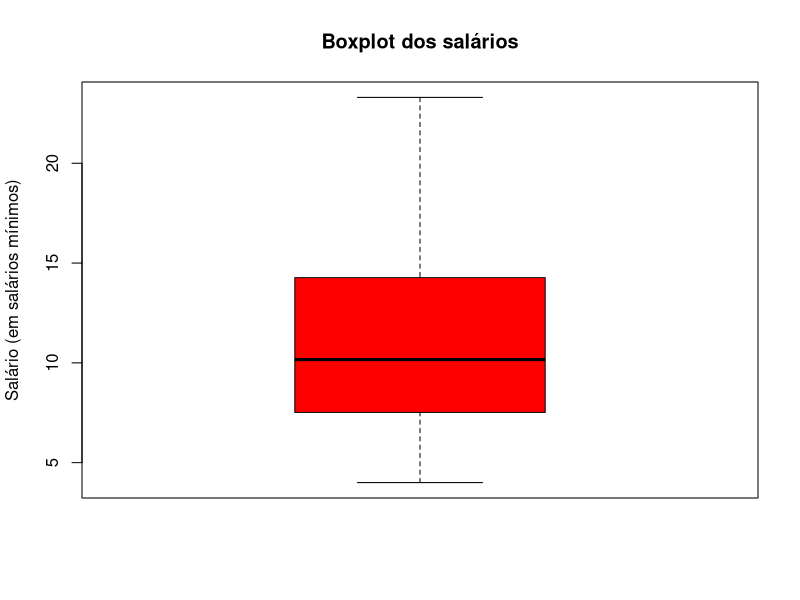
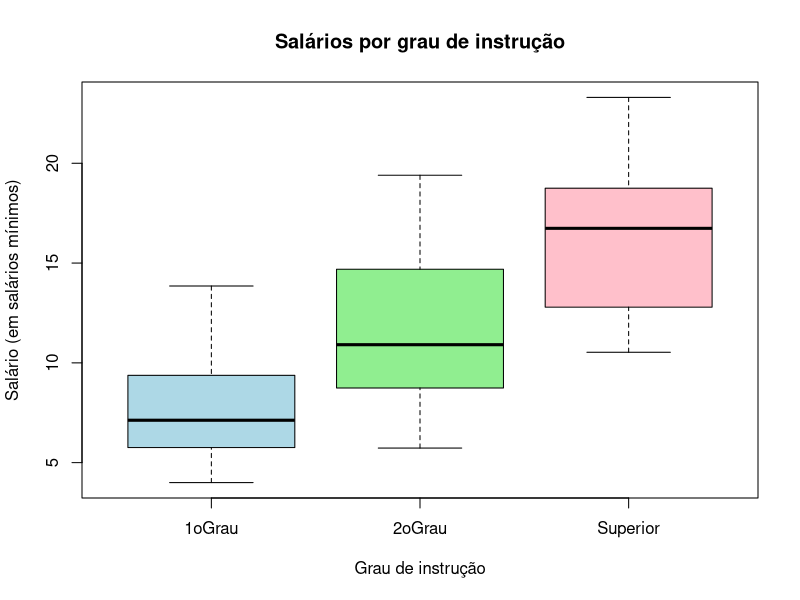

The R script that drew these images, in order:
## ---- chunk 1
# Dados do arquivo dados-bussab.txt, incluídos aqui para deixar o relatório em um só arquivo.
dados_txt <- c(
  "1 solteiro 1oGrau 0 4.00 26 3 interior",
  "2 casado 1oGrau 1 4.56 32 10 capital",
  "3 casado 1oGrau 2 5.25 36 5 capital",
  "4 solteiro 2oGrau 0 5.73 20 10 outro",
  "5 solteiro 1oGrau 0 6.26 40 7 outro",
  "6 casado 1oGrau 0 6.66 28 0 interior",
  "7 solteiro 1oGrau 0 6.86 41 0 interior",
  "8 solteiro 1oGrau 0 7.39 43 4 capital",
  "9 casado 2oGrau 1 7.59 34 10 capital",
  "10 solteiro 2oGrau 0 7.44 23 6 outro",
  "11 casado 2oGrau 2 8.12 33 6 interior",
  "12 solteiro 1oGrau 0 8.46 27 11 capital",
  "13 solteiro 2oGrau 0 8.74 37 5 outro",
  "14 casado 1oGrau 3 8.95 44 2 outro",
  "15 casado 2oGrau 0 9.13 30 5 interior",
  "16 solteiro 2oGrau 0 9.35 38 8 outro",
  "17 casado 2oGrau 1 9.77 31 7 capital",
  "18 casado 1oGrau 2 9.80 39 7 outro",
  "19 solteiro Superior 0 10.53 25 8 interior",
  "20 solteiro 2oGrau 0 10.76 37 4 interior",
  "21 casado 2oGrau 1 11.06 30 9 outro",
  "22 solteiro 2oGrau 0 11.59 34 2 capital",
  "23 solteiro 1oGrau 0 12.00 41 0 outro",
  "24 casado Superior 0 12.79 26 1 outro",
  "25 casado 2oGrau 2 13.23 32 5 interior",
  "26 casado 2oGrau 2 13.60 35 0 outro",
  "27 solteiro 1oGrau 0 13.85 46 7 outro",
  "28 casado 2oGrau 0 14.69 29 8 interior",
  "29 casado 2oGrau 5 14.71 40 6 interior",
  "30 casado 2oGrau 2 15.99 35 10 capital",
  "31 solteiro Superior 0 16.22 31 5 outro",
  "32 casado 2oGrau 1 16.61 36 4 interior",
  "33 casado Superior 3 17.26 43 7 capital",
  "34 solteiro Superior 0 18.75 33 7 capital",
  "35 casado 2oGrau 2 19.40 48 11 capital",
  "36 casado Superior 3 23.30 42 2 interior"
)
dados <- read.table(text = paste(dados_txt, collapse = "\n"), header = FALSE)
names(dados) <- c("funcionario", "estado_civil", "grau_instrucao", "filhos",
                  "salario", "idade_anos", "idade_meses", "regiao")
dados$grau_instrucao <- as.factor(dados$grau_instrucao)
## ---- chunk 2
# Comando para importação direta do arquivo:
# dados <- read.table("dados-bussab.txt", header = FALSE)

# Leitura a partir do objeto dados_txt já carregado no relatório
dados <- read.table(text = paste(dados_txt, collapse = "\n"), header = FALSE)

# Seis primeiras observações
head(dados, 6)
## ---- chunk 3
# Número de observações (linhas)
nrow(dados)

# Número de variáveis (colunas)
ncol(dados)
## ---- chunk 4
# Atribuição de nomes às variáveis
names(dados) <- c("funcionario", "estado_civil", "grau_instrucao", "filhos",
                  "salario", "idade_anos", "idade_meses", "regiao")
names(dados)
## ---- chunk 5
# Estrutura inicial do banco
str(dados)
## ---- chunk 6
# Conversões de tipo
dados$funcionario <- as.character(dados$funcionario)
dados$estado_civil <- factor(dados$estado_civil)
dados$grau_instrucao <- factor(dados$grau_instrucao,
                               levels = c("1oGrau", "2oGrau", "Superior"),
                               ordered = TRUE)
dados$regiao <- factor(dados$regiao)

# Estrutura após as conversões
str(dados)
## ---- chunk 7
# Criação da idade em anos com parte fracionária
dados$idade <- dados$idade_anos + dados$idade_meses / 12

# Seis primeiras observações das colunas de idade
head(dados[, c("idade_anos", "idade_meses", "idade")], 6)
## ---- chunk 8
# Estado civil
freq_abs_ec <- table(dados$estado_civil)
freq_rel_ec <- prop.table(freq_abs_ec)
tabela_ec <- data.frame(
  Estado_civil = names(freq_abs_ec),
  Freq_absoluta = as.vector(freq_abs_ec),
  Freq_relativa = round(as.vector(freq_rel_ec), 4)
)
tabela_ec

# Grau de instrução
freq_abs_gi <- table(dados$grau_instrucao)
freq_rel_gi <- prop.table(freq_abs_gi)
tabela_gi <- data.frame(
  Grau_instrucao = names(freq_abs_gi),
  Freq_absoluta = as.vector(freq_abs_gi),
  Freq_relativa = round(as.vector(freq_rel_gi), 4)
)
tabela_gi

# Região de procedência
freq_abs_reg <- table(dados$regiao)
freq_rel_reg <- prop.table(freq_abs_reg)
tabela_reg <- data.frame(
  Regiao = names(freq_abs_reg),
  Freq_absoluta = as.vector(freq_abs_reg),
  Freq_relativa = round(as.vector(freq_rel_reg), 4)
)
tabela_reg
## ---- chunk 9
# Estado civil (%)
tabela_ec_pct <- data.frame(
  Estado_civil = names(freq_abs_ec),
  Porcentagem = round(as.vector(freq_rel_ec) * 100, 2)
)
tabela_ec_pct

# Grau de instrução (%)
tabela_gi_pct <- data.frame(
  Grau_instrucao = names(freq_abs_gi),
  Porcentagem = round(as.vector(freq_rel_gi) * 100, 2)
)
tabela_gi_pct

# Região de procedência (%)
tabela_reg_pct <- data.frame(
  Regiao = names(freq_abs_reg),
  Porcentagem = round(as.vector(freq_rel_reg) * 100, 2)
)
tabela_reg_pct
## ---- chunk 10
# Moda de Estado civil
names(which.max(freq_abs_ec))

# Moda de Grau de instrução
names(which.max(freq_abs_gi))

# Moda de Região de procedência
names(which.max(freq_abs_reg))
## ---- chunk 11
freq_abs_filhos <- table(dados$filhos)
freq_rel_filhos <- prop.table(freq_abs_filhos)

tabela_filhos <- data.frame(
  Filhos = as.numeric(names(freq_abs_filhos)),
  Freq_abs = as.vector(freq_abs_filhos),
  Freq_rel = round(as.vector(freq_rel_filhos), 4),
  Porcentagem = round(as.vector(freq_rel_filhos) * 100, 2),
  Freq_ac_abs = as.vector(cumsum(freq_abs_filhos)),
  Freq_ac_rel = round(as.vector(cumsum(freq_rel_filhos)), 4),
  Freq_ac_pct = round(as.vector(cumsum(freq_rel_filhos)) * 100, 2)
)
tabela_filhos
## ---- chunk 12
# Mínimo, máximo e amplitude total dos salários
sal_min <- min(dados$salario)
sal_max <- max(dados$salario)
sal_amp <- sal_max - sal_min

sal_min
sal_max
sal_amp
## ---- chunk 13
# Número de observações e regra de Sturges
n_sal <- length(dados$salario)
k_sturges <- 1 + 3.322 * log10(n_sal)
k_sturges

# Definição de 5 classes de amplitude 4 (de 4 a 24)
limites <- seq(4, 24, by = 4)
classes_sal <- cut(dados$salario, breaks = limites,
                   right = FALSE, include.lowest = TRUE)

# Frequência por classe
freq_abs_sal <- table(classes_sal)
freq_abs_sal
## ---- chunk 14
# Cálculos das medidas da tabela agrupada
lim_inf <- limites[-length(limites)]
lim_sup <- limites[-1]
ponto_medio <- (lim_inf + lim_sup) / 2
freq_rel_sal <- prop.table(freq_abs_sal)

tabela_salario <- data.frame(
  Classe = names(freq_abs_sal),
  Lim_inf = lim_inf,
  Lim_sup = lim_sup,
  P_medio = ponto_medio,
  F_abs = as.vector(freq_abs_sal),
  F_rel = round(as.vector(freq_rel_sal), 4),
  Pct = round(as.vector(freq_rel_sal) * 100, 2),
  FA_abs = as.vector(cumsum(freq_abs_sal)),
  FA_rel = round(as.vector(cumsum(freq_rel_sal)), 4),
  FA_pct = round(as.vector(cumsum(freq_rel_sal)) * 100, 2)
)
tabela_salario
## ---- chunk 15
# Soma das frequências absolutas e relativas das duas primeiras classes
qtd_duas_primeiras <- sum(freq_abs_sal[1:2])
prop_duas_primeiras <- round(sum(freq_rel_sal[1:2]), 4)
pct_duas_primeiras <- round(sum(freq_rel_sal[1:2]) * 100, 2)

qtd_duas_primeiras
prop_duas_primeiras
pct_duas_primeiras
## ---- chunk 16
# Amplitude
amplitude <- max(dados$salario) - min(dados$salario)
amplitude

# Variância amostral
variancia <- var(dados$salario)
variancia

# Desvio-padrão amostral
desvio_padrao <- sd(dados$salario)
desvio_padrao

# Coeficiente de variação
cv <- desvio_padrao / mean(dados$salario) * 100
cv
## ---- chunk 17
# Quartis
quartis <- quantile(dados$salario)
quartis

# Intervalo interquartílico
AIQ <- quartis[4] - quartis[2]
AIQ
## ---- chunk 18
limite_inferior <- quartis[2] - 1.5 * AIQ
limite_superior <- quartis[4] + 1.5 * AIQ
limite_inferior
limite_superior

outliers <- dados$salario[dados$salario < limite_inferior |
                          dados$salario > limite_superior]
outliers
## ---- chunk 19
# Boxplot dos salários
boxplot(dados$salario, main = "Boxplot dos salários",
        ylab = "Salário (em salários mínimos)", col = "red")
## ---- chunk 20
# Média dos salários por grau de instrução
media <- aggregate(salario ~ grau_instrucao, data = dados, mean)

# Mediana dos salários por grau de instrução
mediana <- aggregate(salario ~ grau_instrucao, data = dados, median)

# Desvio-padrão dos salários por grau de instrução
desvio <- aggregate(salario ~ grau_instrucao, data = dados, sd)
## ---- chunk 21
tabela <- data.frame(
  Grau_de_instrucao = media$grau_instrucao,
  Media = round(media$salario, 2),
  Mediana = round(mediana$salario, 2),
  Desvio_padrao = round(desvio$salario, 2)
)
tabela
## ---- chunk 22
tabela$Grau_de_instrucao[which.max(tabela$Media)]
tabela$Grau_de_instrucao[which.max(tabela$Desvio_padrao)]
## ---- chunk 23
# Boxplot dos salários por grau de instrução
boxplot(salario ~ grau_instrucao, data = dados,
        main = "Salários por grau de instrução",
        xlab = "Grau de instrução",
        ylab = "Salário (em salários mínimos)",
        col = c("lightblue", "lightgreen", "pink"))
